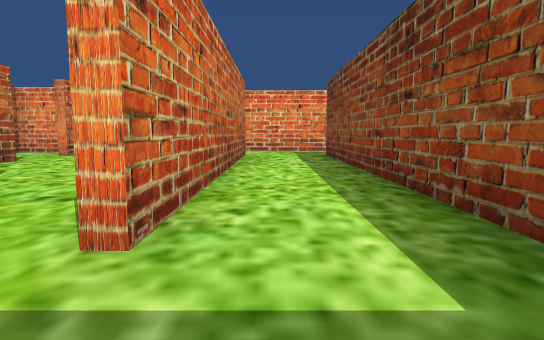
View 1 (above)

18 first-person views from a walk through a Unity game level. The camera is 1.2 m above the floor, tilts 6° down and sees 75° across. The floor is counted in squares, 2 m on a side. Each view is taken from the middle of a square. On the plan, view 1 faces up. The plan holds only what a view shows up to about 10 squares ahead; the rest is blank. The player character is not drawn.

View 2
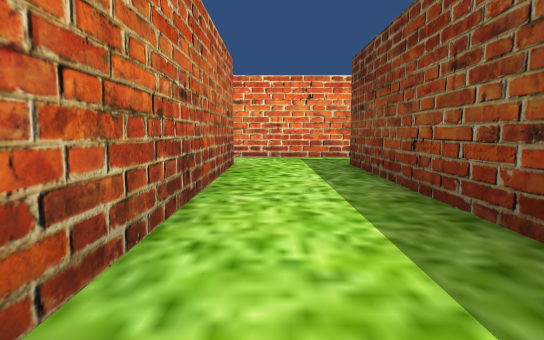

View 3
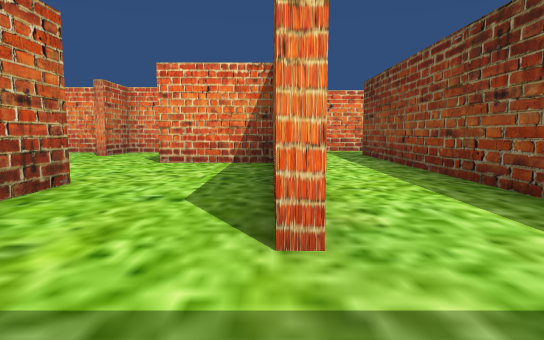

View 4
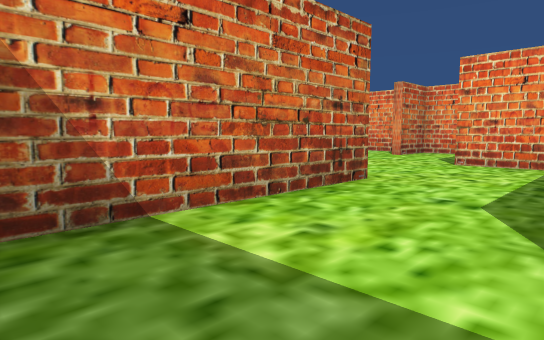

View 5
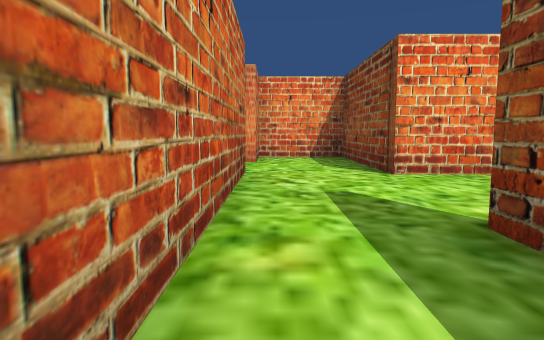

View 6
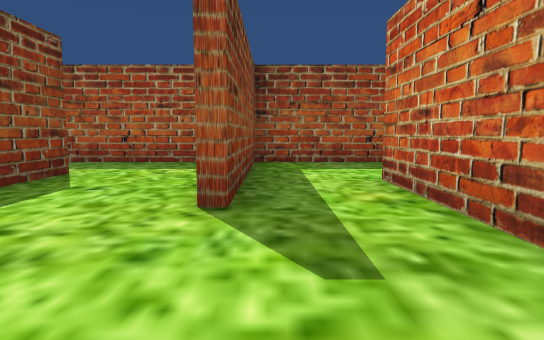

View 7
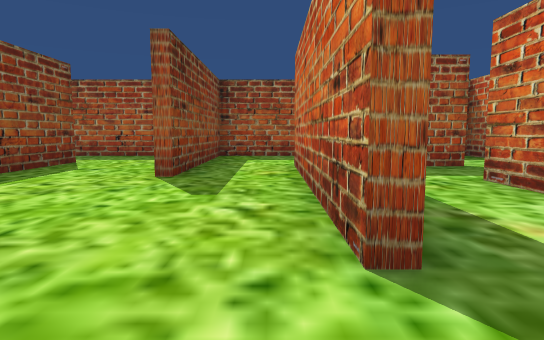

View 8
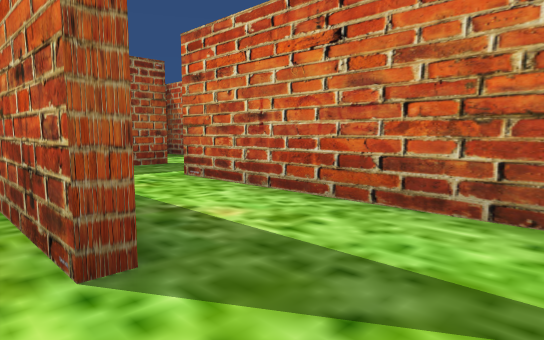

View 9
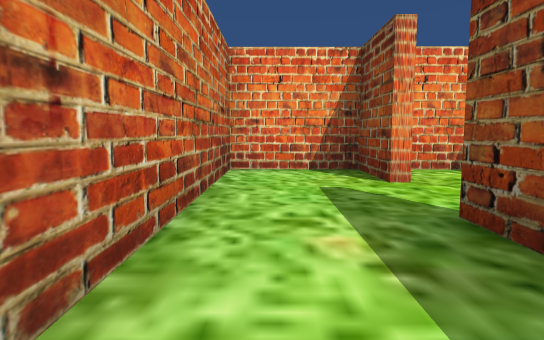

View 10
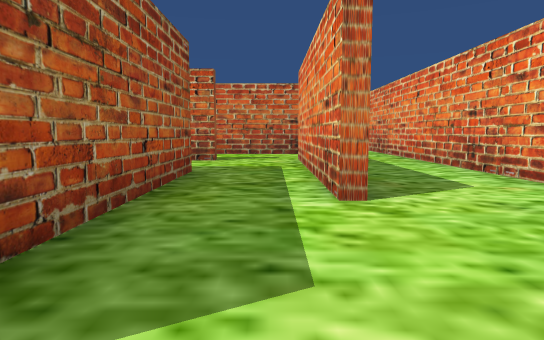

View 11
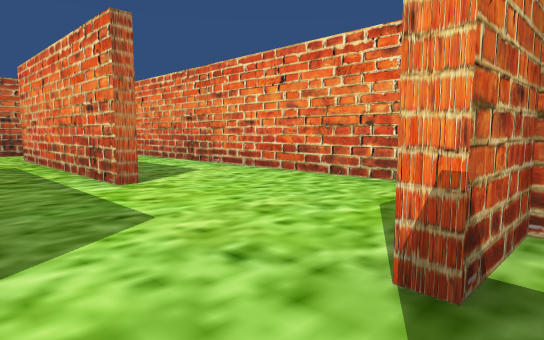

View 12
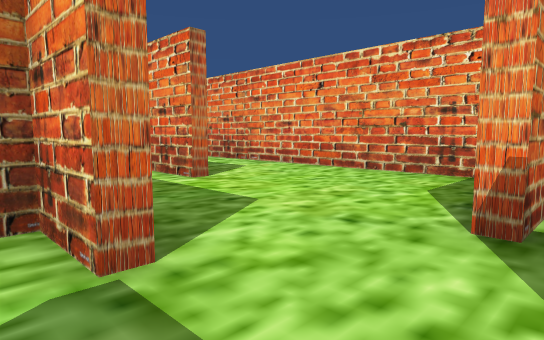

View 13
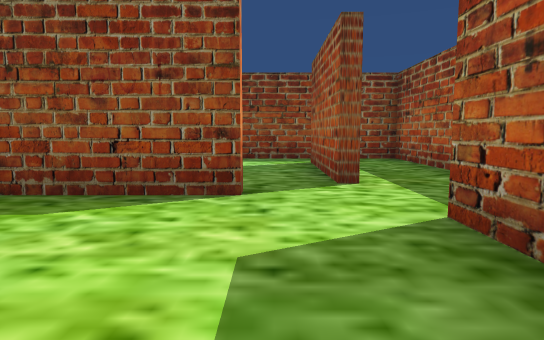

View 14
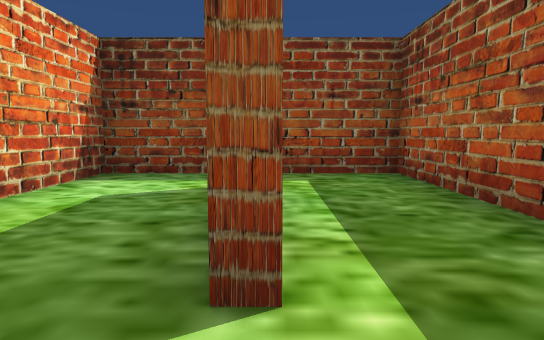

View 15
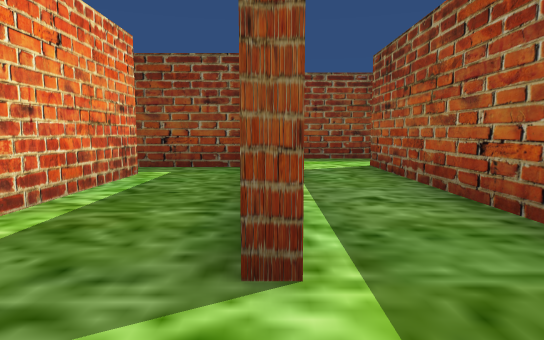

View 16
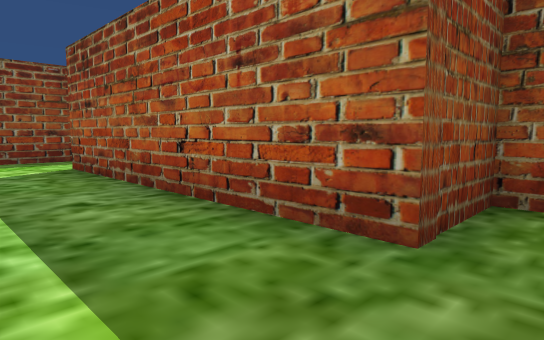

View 17
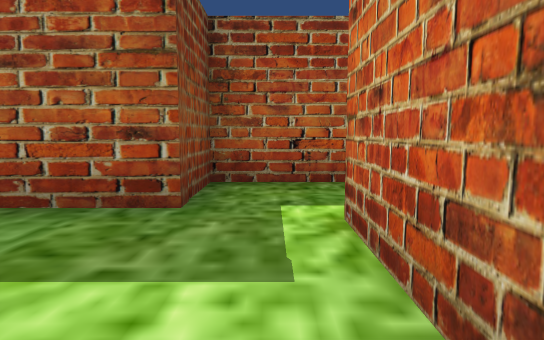

View 18
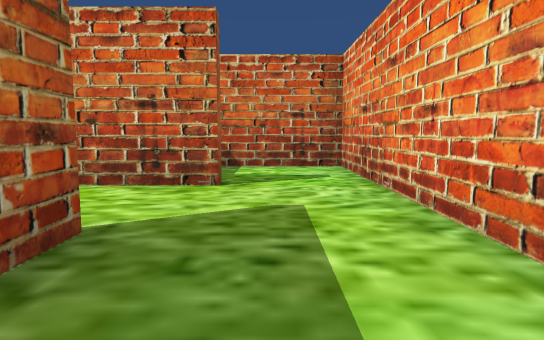

### Floor plan
Ten units are one square. View 1 is at (0, 0); x grows to the right and y downward. Boxes are objects, and circles mark ways between rooms. Rooms are numbered by the first view taken in them; rooms with no view inside come last. Other rooms are left out.
<svg viewBox="-85 -147 212 155">
<path fill="none" stroke="#000" d="M-7 -99 -7 -18M15 -19 15 -97 35 -97M-15 3 2 3M40 -116 -11 -116M-64 3 -36 3 -36 -25M-54 -75 -54 -65M-54 -105 -54 -91M-32 -71 -32 -108 -54 -108M-57 -66 -57 -75M-57 -91 -57 -108 -77 -108 -77 -45M-11 -118 -4 -118M-30 -125 -30 -115M35 -97 65 -97M66 -142 -54 -142 -54 -120M74 -112 74 -136M65 -95 55 -95 55 -75M94 -81 122 -81 122 -101M112 -100 85 -100M-34 -42 -34 -2M-36 -25 -36 -42M-10 -18 -10 -39M-54 -65 -54 -24M-9 -71 -32 -71M-25 3 -15 3M76 -125 76 -112M81 -102 112 -102M122 -101 122 -125 101 -125M-30 -115 -30 -94"/>
<circle cx="40" cy="-110" r="3" fill="#2a7"/>
<circle cx="-10" cy="-5" r="3" fill="#2a7"/>
<circle cx="-10" cy="-105" r="3" fill="#2a7"/>
<circle cx="-50" cy="-30" r="3" fill="#2a7"/>
<circle cx="-60" cy="-85" r="3" fill="#2a7"/>
<circle cx="-45" cy="-70" r="3" fill="#2a7"/>
<circle cx="75" cy="-100" r="3" fill="#2a7"/>
<circle cx="70" cy="-110" r="3" fill="#2a7"/>
<circle cx="-20" cy="-120" r="3" fill="#2a7"/>
<circle cx="110" cy="-100" r="3" fill="#2a7"/>
<text x="0" y="-60">1</text>
<text x="-60" y="-10">2</text>
<text x="-50" y="-90">3</text>
<text x="-70" y="-70">4</text>
<text x="10" y="-130">5</text>
<text x="80" y="-90">6</text>
<text x="-30" y="-40">7</text>
<text x="90" y="-120">8</text>
<text x="-20" y="-100">9</text>
</svg>
Room 1 opens to room 5. Room 1 opens to room 7. Room 1 opens to room 9. Room 2 opens to room 7. Room 3 opens to room 4. Room 3 opens to room 7. Room 5 opens to room 6. Room 5 opens to room 8. Room 5 opens to room 9. Room 6 opens to room 8.

Where each view was taken, in squares from view 1:
view 1: 0 up, 0 right, facing up
view 2: 3 up, 0 right, facing up
view 3: 0 up, 1 left, facing up
view 4: 0 up, 1 left, facing up-left
view 5: 2 up, 5 left, facing up
view 6: 7 up, 4 left, facing down
view 7: 9 up, 5 left, facing down
view 8: 9 up, 5 left, facing down-left
view 9: 5 up, 7 left, facing up
view 10: 11 up, 7 right, facing left
view 11: 10 up, 8 right, facing up-left
view 12: 9 up, 8 right, facing up-left
view 13: 11 up, 4 right, facing right
view 14: 10 up, 7 right, facing right
view 15: 8 up, 6 right, facing right
view 16: 8 up, 6 right, facing down-right
view 17: 9 up, 6 right, facing down
view 18: 13 up, 1 right, facing left
